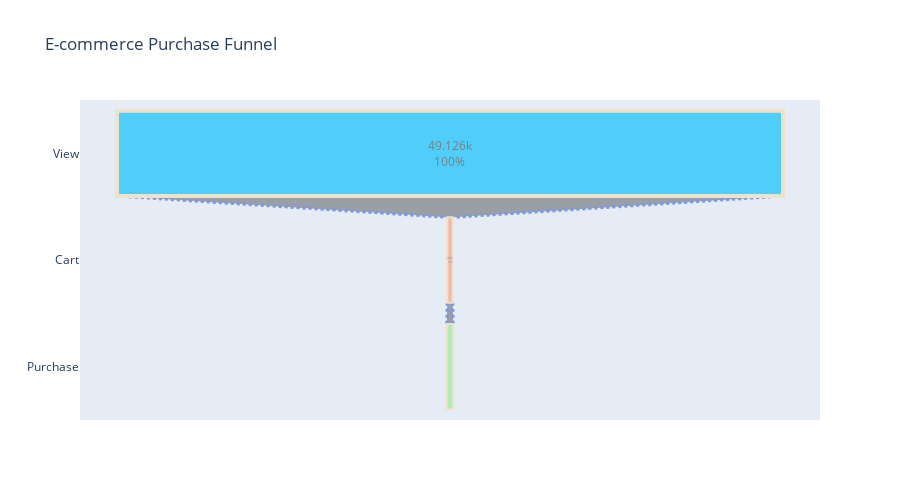

Notebook code cell kept with this figure:
### Markdown cell above
## 4. Purchase Funnel Analysis

Track the customer journey from initial view to final purchase, identifying conversion rates and drop-off points.

### Code cell
def analyze_purchase_funnel(df):
    """
    Comprehensive purchase funnel analysis
    """
    if df is None:
        return
    
    print("🛒 PURCHASE FUNNEL ANALYSIS")
    print("=" * 40)
    
    # Define funnel stages
    funnel_stages = ['view', 'cart', 'purchase']
    
    # Calculate funnel metrics
    funnel_data = df['event_type'].value_counts()
    
    # Create funnel visualization
    fig = go.Figure()
    
    # Funnel chart
    funnel_values = []
    funnel_labels = []
    
    for stage in funnel_stages:
        if stage in funnel_data.index:
            funnel_values.append(funnel_data[stage])
            funnel_labels.append(f"{stage.title()}")
        else:
            funnel_values.append(0)
            funnel_labels.append(f"{stage.title()}")
    
    fig.add_trace(go.Funnel(
        y=funnel_labels,
        x=funnel_values,
        textposition="inside",
        textinfo="value+percent initial",
        opacity=0.65,
        marker={"color": ["deepskyblue", "lightsalmon", "lightgreen"],
                "line": {"width": [4, 2, 2], "color": ["wheat", "wheat", "wheat"]}},
        connector={"line": {"color": "royalblue", "dash": "dot", "width": 3}}
    ))
    
    fig.update_layout(title="E-commerce Purchase Funnel", height=500)
    fig.show()
    
    # Calculate conversion rates
    print("📊 FUNNEL METRICS:")
    print("=" * 20)
    
    total_users = df['user_id'].nunique()
    
    # User-based funnel
    user_funnel = df.groupby('user_id')['event_type'].apply(lambda x: x.unique()).reset_index()
    
    viewers = user_funnel[user_funnel['event_type'].apply(lambda x: 'view' in x)]['user_id'].nunique()
    cart_users = user_funnel[user_funnel['event_type'].apply(lambda x: 'cart' in x)]['user_id'].nunique()
    purchasers = user_funnel[user_funnel['event_type'].apply(lambda x: 'purchase' in x)]['user_id'].nunique()
    
    print(f"👀 Viewers: {viewers:,} users ({viewers/total_users*100:.1f}%)")
    print(f"🛒 Added to Cart: {cart_users:,} users ({cart_users/viewers*100:.1f}% of viewers)")
    print(f"💰 Purchased: {purchasers:,} users ({purchasers/cart_users*100:.1f}% of cart users)")
    
    # Overall conversion rate
    if viewers > 0:
        overall_conversion = purchasers / viewers * 100
        print(f"🎯 Overall Conversion Rate: {overall_conversion:.2f}%")
    
    # Analyze funnel by category
    if 'main_category' in df.columns:
        print(f"\n📈 CONVERSION BY CATEGORY:")
        print("=" * 30)
        
        category_funnel = df.groupby(['main_category', 'event_type']).size().unstack(fill_value=0)
        
        # Calculate conversion rates by category
        for category in category_funnel.index:
            if category != 'unknown':
                views = category_funnel.loc[category, 'view'] if 'view' in category_funnel.columns else 0
                purchases = category_funnel.loc[category, 'purchase'] if 'purchase' in category_funnel.columns else 0
                
                if views > 0:
                    conv_rate = purchases / views * 100
                    print(f"  {category}: {conv_rate:.2f}% ({purchases:,}/{views:,})")
    
    # Time to conversion analysis
    print(f"\n⏱️ TIME TO CONVERSION ANALYSIS:")
    print("=" * 35)
    
    # Find users who both viewed and purchased
    user_events = df.groupby('user_id').agg({
        'event_time': ['min', 'max'],
        'event_type': lambda x: set(x)
    }).reset_index()
    
    user_events.columns = ['user_id', 'first_event', 'last_event', 'event_types']
    
    # Users who converted (viewed and purchased)
    converters = user_events[
        user_events['event_types'].apply(lambda x: 'view' in x and 'purchase' in x)
    ]
    
    if len(converters) > 0:
        converters['time_to_convert'] = (converters['last_event'] - converters['first_event']).dt.total_seconds() / 3600  # hours
        
        avg_time_to_convert = converters['time_to_convert'].mean()
        median_time_to_convert = converters['time_to_convert'].median()
        
        print(f"🕐 Average Time to Convert: {avg_time_to_convert:.1f} hours")
        print(f"🕐 Median Time to Convert: {median_time_to_convert:.1f} hours")
        
        # Distribution of conversion times
        quick_converters = (converters['time_to_convert'] < 1).sum()  # < 1 hour
        same_day = (converters['time_to_convert'] < 24).sum()  # < 24 hours
        
        print(f"⚡ Quick Converters (<1h): {quick_converters:,} ({quick_converters/len(converters)*100:.1f}%)")
        print(f"📅 Same Day Converters: {same_day:,} ({same_day/len(converters)*100:.1f}%)")

# Run funnel analysis
if df_clean is not None:
    analyze_purchase_funnel(df_clean)

### Figure 1 — Plotly figure (JSON) as saved in the notebook; plotly's stock layout.template omitted (floating-point values rounded to 4 significant figures)
{"data": [{"connector": {"line": {"color": "royalblue", "dash": "dot", "width": 3}}, "marker": {"color": ["deepskyblue", "lightsalmon", "lightgreen"], "line": {"color": ["wheat", "wheat", "wheat"], "width": [4, 2, 2]}}, "opacity": 0.65, "textinfo": "value+percent initial", "textposition": "inside", "type": "funnel", "x": [49126, 402, 472], "y": ["View", "Cart", "Purchase"]}], "layout": {"height": 500, "title": {"text": "E-commerce Purchase Funnel"}}}
